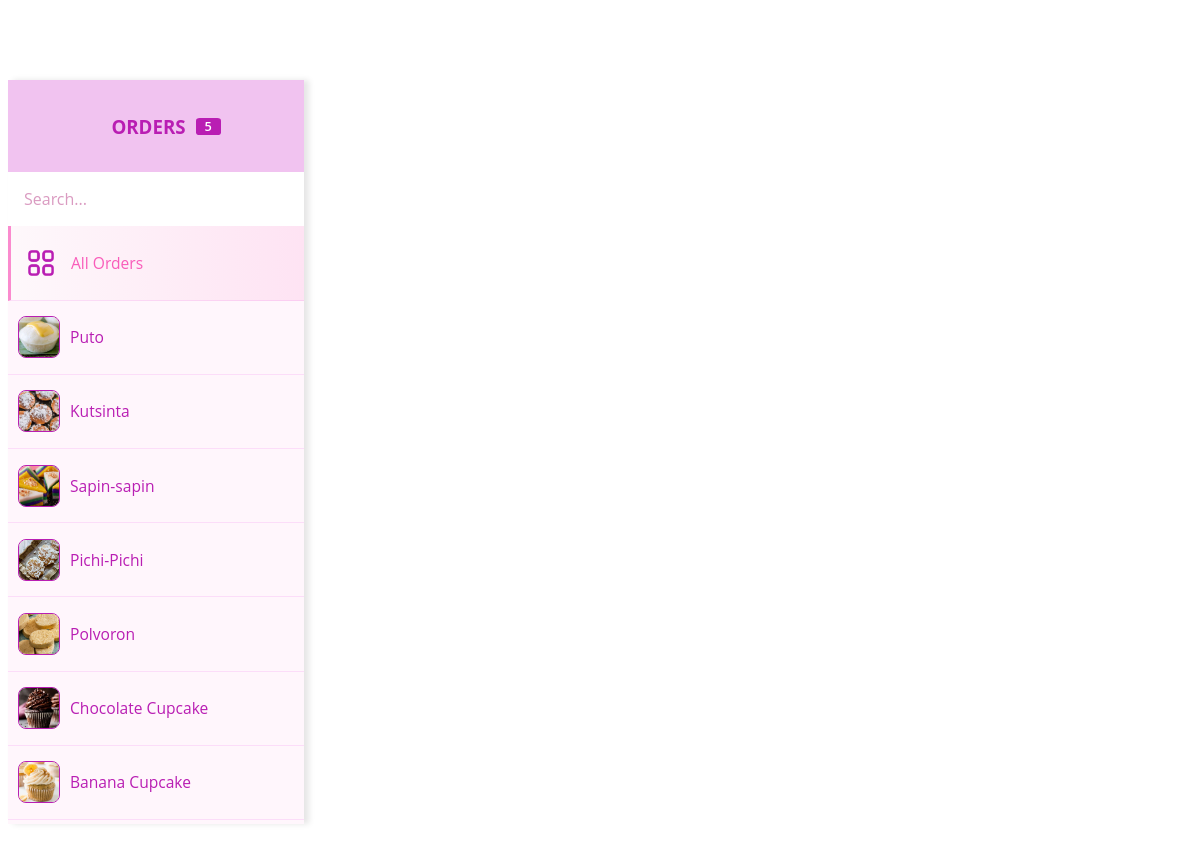
The page /PHP/admin-order.php on the database its author committed.
### tables this page shows
CREATE TABLE `tbl_products` (
  `prod_id` int(11) NOT NULL,
  `prod_name` varchar(50) NOT NULL,
  `prod_price` float NOT NULL,
  `product_description` text NOT NULL,
  `stock_quantity` int(11) NOT NULL,
  `status` enum('Available','Unavailable') NOT NULL DEFAULT 'Available',
  `category_id` int(11) NOT NULL,
  `prod_image` varchar(255) NOT NULL,
  `created_at` timestamp NOT NULL DEFAULT current_timestamp()
);

### PHP/admin-order.php (the view, shortened to what this page needs)
<div id="mother-div">
    <div id="customers-nav">
        <div id="tag-queries">
            <h3 style="color: #B91EB3;">Orders</h3>
            <?php
            $query = "SELECT COUNT(DISTINCT tbl_orders.order_id) AS user_count FROM tbl_orders";
            $result = mysqli_query($connection, $query);
            $userCount = 0;
            if ($result && $row = mysqli_fetch_assoc($result)) {
                $userCount = $row['user_count'];
            }
            ?>
            <p class="notif"><?php echo $userCount; ?></p>
        </div>
        <input type="text" name="search" id="search-query" placeholder="Search..." onInput="filterProducts(this.value)">
        <button id="all-products-btn" class="customer-id active" data-product="all">
            <img id="icon-all" src="../IMG/icon-all.png" alt="All">
            <h3>All Orders</h3>
        </button>
        <?php
        $query = "SELECT * FROM tbl_products";
        $result = mysqli_query($connection, $query);
        while ($row = mysqli_fetch_assoc($result)) {
        ?>
            <button class="customer-id" data-product="<?php echo $row['prod_id']; ?>" data-name="<?php echo strtolower($row['prod_name']); ?>">
                <img src="<?php echo "../IMG/Products/" . $row['prod_image'] ?>" alt="User">
                <h3><?php echo $row['prod_name'] ?></h3>
            </button>
        <?php } ?>
    </div>
    <div id="chat-box">
    </div>
</div>

### PHP/admin-order.php (style rules this page uses)
* { font-family: 'Open Sans'; color: #B91EB3; }
#mother-div { width: 100%; height: auto; display: flex; align-items: center; justify-content: center; flex-wrap: wrap; padding-top: 7vh; }
#customers-nav { width: 25%; max-height: 93vh; height: 93vh; overflow-x: hidden; overflow-y: auto; display: flex; align-items: flex-start; justify-content: flex-start; flex-direction: column; background-color: #fff6fc; box-shadow: 5px 0 6px rgba(0, 0, 0, 0.1); }
#customers-nav #search-query { width: 100%; padding: 2vh; font-size: 1rem; border: none; }
#customers-nav #search-query::placeholder { color: #da9bc1; }
#tag-queries { width: 100%; padding: 15px 10px; display: flex; align-items: center; justify-content: center; gap: 10px; background-color: #f1c3f0; cursor: default; color: #f95cba; text-transform: uppercase; user-select: none; }
.notif { width: 25px; display: flex; align-items: center; justify-content: center; height: 17px; font-weight: 600; font-size: 0.8rem; border-radius: 15%; color: white; background-color: #B91EB3; }
.customer-id { width: 100%; padding: 10px; display: flex; align-items: center; justify-content: flex-start; gap: 10px; background-color: transparent; border: none; border-bottom: 1px solid #e333dd20; cursor: pointer; color: #B91EB3; transition: opacity 0.3s ease, transform 0.3s ease; transform: scale(1); }
.customer-id.active { border-left: 3px solid rgb(250, 139, 206); background: linear-gradient(to right, rgb(254, 248, 251) 0%, rgb(254, 227, 243) 100%); }
.customer-id.active h3 { color: #f95cba; }
.customer-id img { width: 40px; height: 40px; border: 1px solid #B91EB3; border-radius: 1vh; }
.customer-id #icon-all { width: 40px; height: 40px; border: none; }
.customer-id h3 { font-weight: 500; }
#chat-box { width: 75%; max-height: 93vh; height: 93vh; overflow-y: auto; padding-top: 2vh; padding-bottom: 2vh; }

### rows shown on the page
tbl_products: prod_image (picture), prod_name "Puto"
tbl_products: prod_image (picture), prod_name "Kutsinta"
tbl_products: shows a picture, prod_name "Sapin-sapin"
tbl_products: prod_image (picture), prod_name "Pichi-Pichi"
tbl_products: prod_image (picture), prod_name "Polvoron"
tbl_products: prod_image (picture), prod_name "Chocolate Cupcake"
tbl_products: prod_image (picture), prod_name "Banana Cupcake"

### other values the page prints
$userCount "5"
